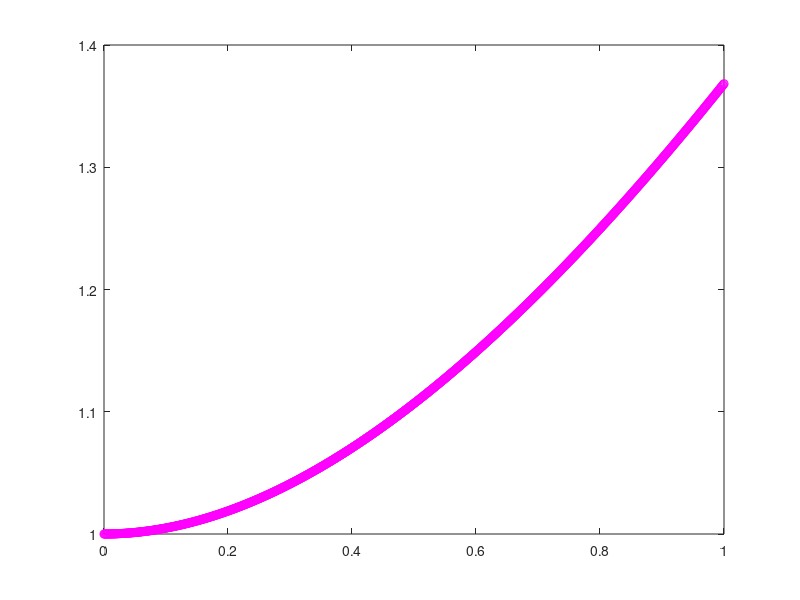

This figure's MATLAB source:
f = @(y,t)-y + t +1;
y0 = 1;
t0 = 0; t1 = 1;
h = 0.001;
%chinh xac
y_chinhxac = @(t)t + exp(-t);
X = t0:h:t1;
Y_cx = feval(y_chinhxac,X);
plot(X,Y_cx); hold on;

for t=t0:h:t1
    Y = y0 + h*feval(f,y0,t);
    plot(t,Y,'mo');
    y0 = Y;
end